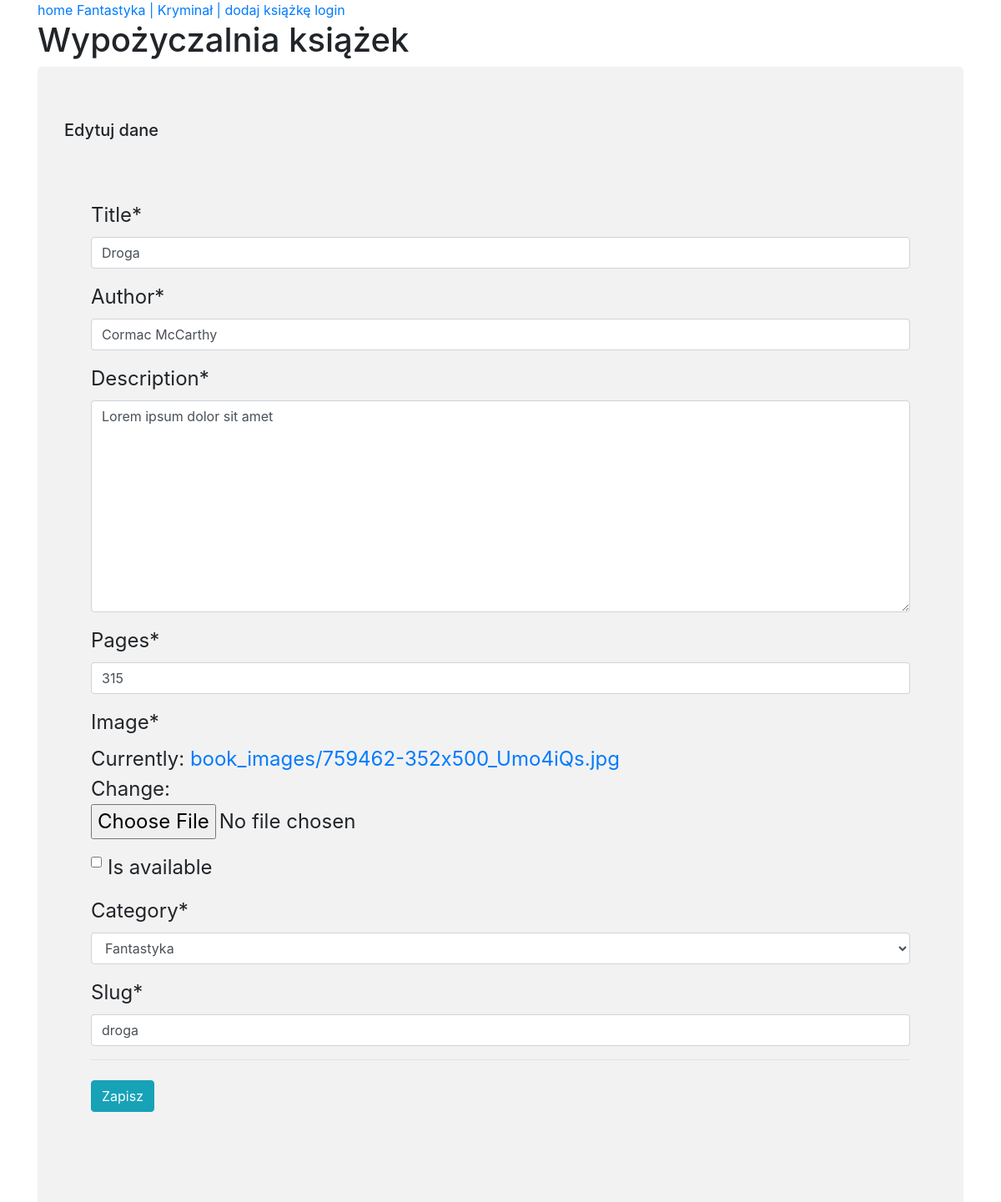
/droga/edit, run on an earlier commit of the app's database.
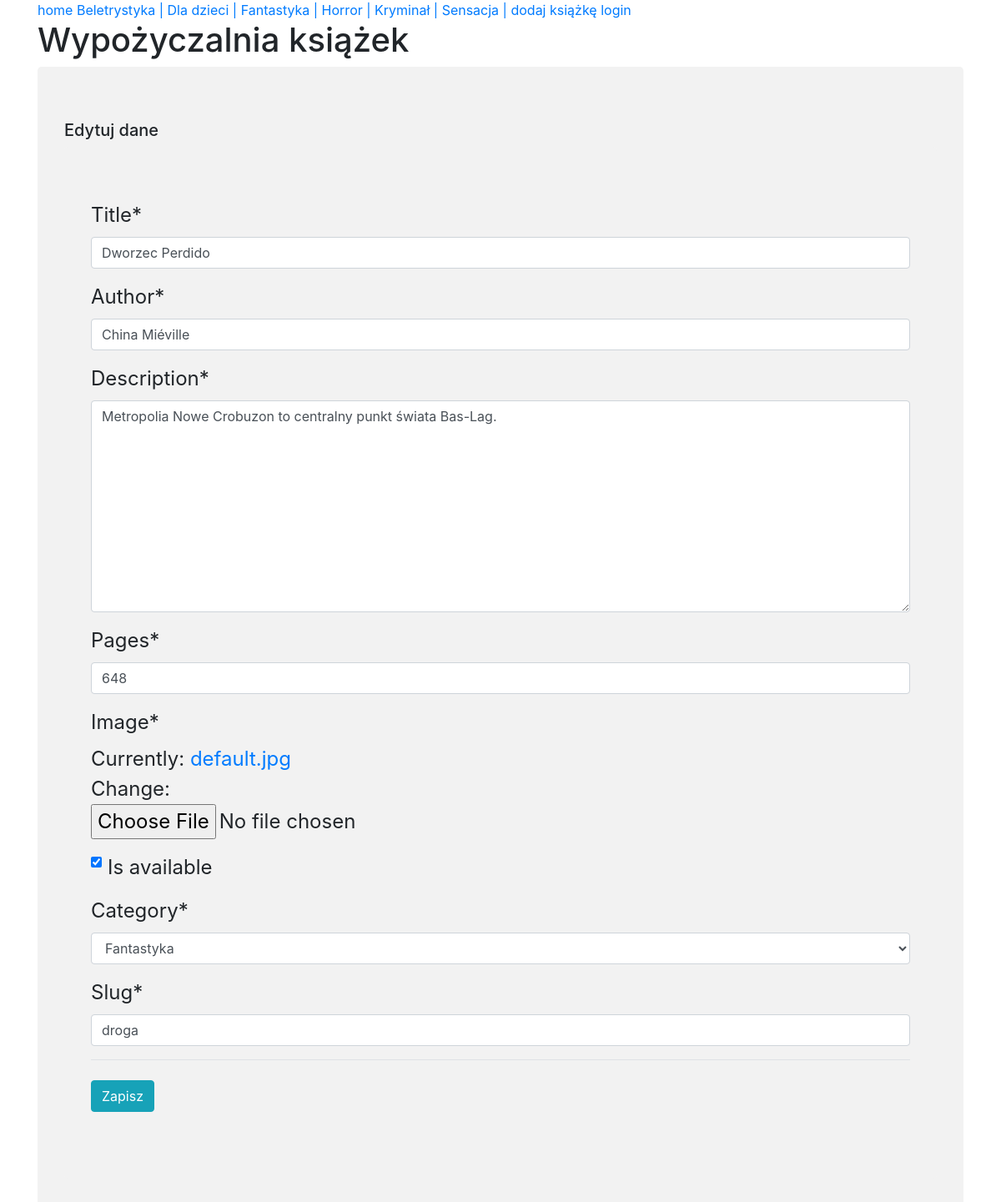
And on a later commit of the database.
### wypozyczalnia/models.py (models this page shows, shortened)
class Category(models.Model):
    name = models.CharField(max_length=100)
    parent_category = models.ForeignKey('self', null=True, blank=True, on_delete=models.CASCADE)
    slug = models.SlugField(max_length=100, unique=True)
    class Meta:
        unique_together = ('slug', 'parent_category', )
        ordering = ('name',)
        verbose_name = "category"
        verbose_name_plural = "categories"
    def __str__(self):
        return self.name

class Book(models.Model):
    title = models.CharField(max_length=200)
    author = models.CharField(max_length=200)
    description = models.TextField()
    pages = models.CharField(max_length=50)
    image = models.ImageField(default='default.jpg', upload_to='book_images')
    is_available = models.BooleanField()
    category = models.ForeignKey(Category, on_delete=models.CASCADE)
    slug = models.SlugField(max_length=200, unique=True)

### wypozyczalnia/views.py (the view)
# urls.py: path('<str:slug>/edit', book_edit, name='book-edit'),
def book_edit(request, slug):
    book = get_object_or_404(Book, slug=slug)
    categories = Category.objects.all()
    if request.method == "POST":
        form = BookForm(request.POST, request.FILES, instance=book)
        if form.is_valid():
            form.save()
            messages.success(request, f'Zmiany zapisane')
            return redirect('book-detail', slug=book.slug)
    else:
        form = BookForm(instance=book)
    content = {'form': form, 'categories': categories}
    return render(request, 'wypozyczalnia/book_edit.html', content)

### wypozyczalnia/forms.py
class BookForm(forms.ModelForm):
    class Meta:
        model = Book
        fields = ['title', 'author', 'description', 'pages', 'image', 'is_available', 'category', 'slug']

### wypozyczalnia/templates/wypozyczalnia/book_edit.html (shortened to what this page needs)
{% extends 'wypozyczalnia/base.html' %}
{% load crispy_forms_tags %}
{% block content %}
    <h5 class="title">Edytuj dane</h5>
    <div class="jumbotron">
        <form method="POST" enctype="multipart/form-data">
            <fieldset class="form-group">
                <legend class="border-bottom">
                    {{ form|crispy }}
                </legend>
            </fieldset>
            <div class="form-group">
                <button class="btn btn-info" type="submit">Zapisz</button>
            </div>
        </form>
    </div>
{% endblock content %}

### wypozyczalnia/templates/wypozyczalnia/base.html (shortened to what this page needs)
<!DOCTYPE html>
{% load crispy_forms_tags %}
{% load static %}
<html lang="pl">
<head>
    <link rel="stylesheet" href="https://cdn.jsdelivr.net/npm/bootstrap@4.5.3/dist/css/bootstrap.min.css">
    <link rel="stylesheet" type="text/css" href="{% static 'wypozyczalnia/main.css' %}">
</head>
<body>
    <div class ="container">
        <nav>
            <a href="{% url 'home' %}">home</a>
            {% for category in categories %}
                <a href="{% url 'categories' category.slug %}">{{ category.name }} |</a>
            {% endfor %}
            <a href="{% url 'book-add' %}">dodaj książkę</a>
            {% if user.is_authenticated %}
                <a href="#">logout</a>
            {% else %}
                <a href="#">login</a>
            {% endif %}
        </nav>
        <div class="page-header">
            <h1>Wypożyczalnia książek</h1>
        </div>
        <div class="jumbotron">
            {% block content %}{% endblock %}
        </div>
    </div>
</body>
</html>

What changed in the data, as far as the page shows it:
no longer on this page (row edited): Book: title "Droga", author "Cormac McCarthy", description "Lorem ipsum dolor sit amet", pages "315", category "Fantastyka", slug "droga"
added Category: name "Beletrystyka"
added Category: name "Dla dzieci"
added Category: name "Horror"
added Category: name "Sensacja"
added Book: title "Dworzec Perdido", author "China Miéville", description "Metropolia Nowe Crobuzon to centralny punkt świata Bas-Lag.", pages "648", is_available "☑", category "Fantastyka", slug "droga"
Also different on the page:
text no longer shown: "Title * Author * Description * Pages * Image * Currently: book_images/759462-352x500_Umo4iQs.jpg Change: Is available Category * Slug *"
text now shown: "Title * Author * Description * Pages * Image * Currently: default.jpg Change: Is available Category * Slug *"
